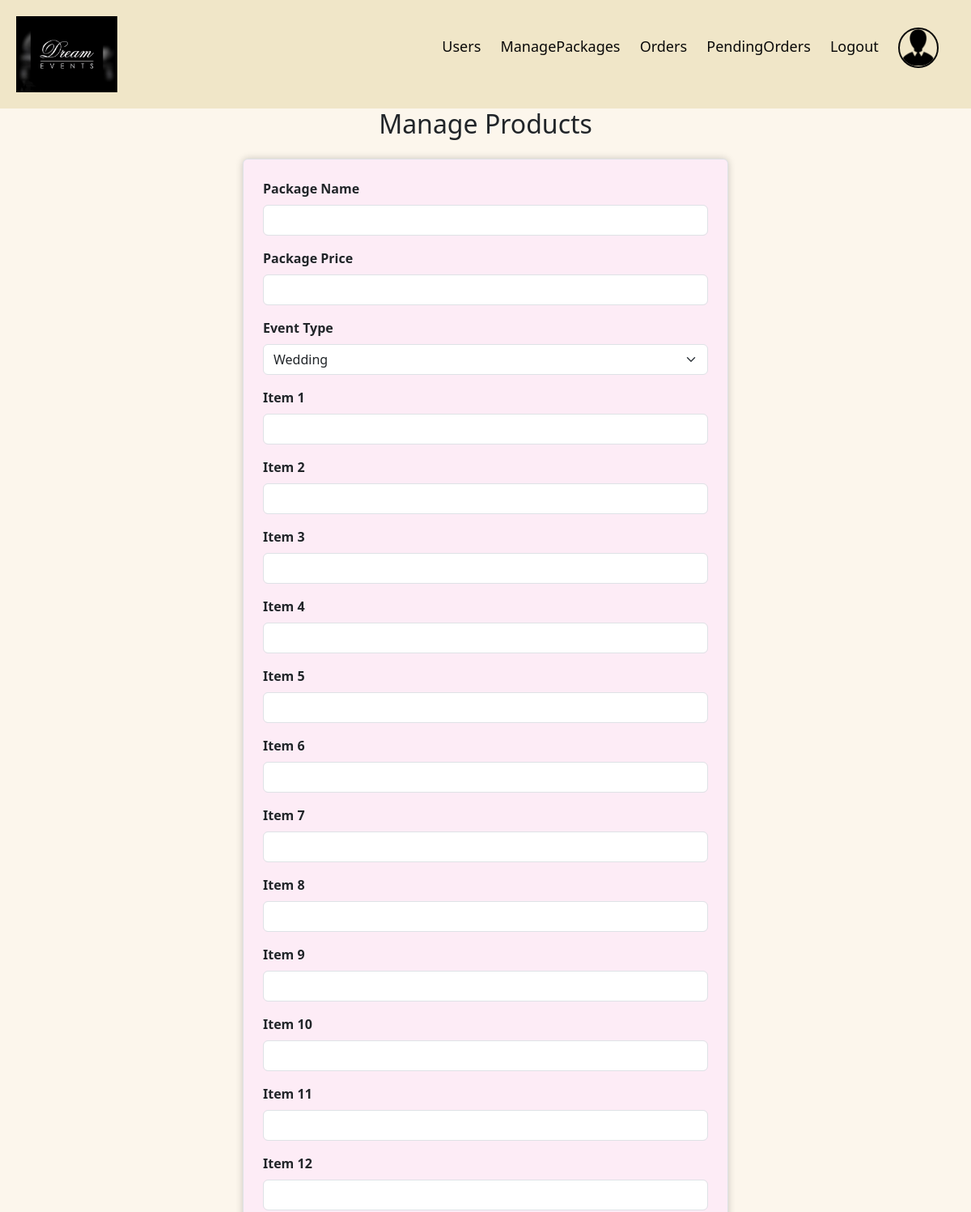
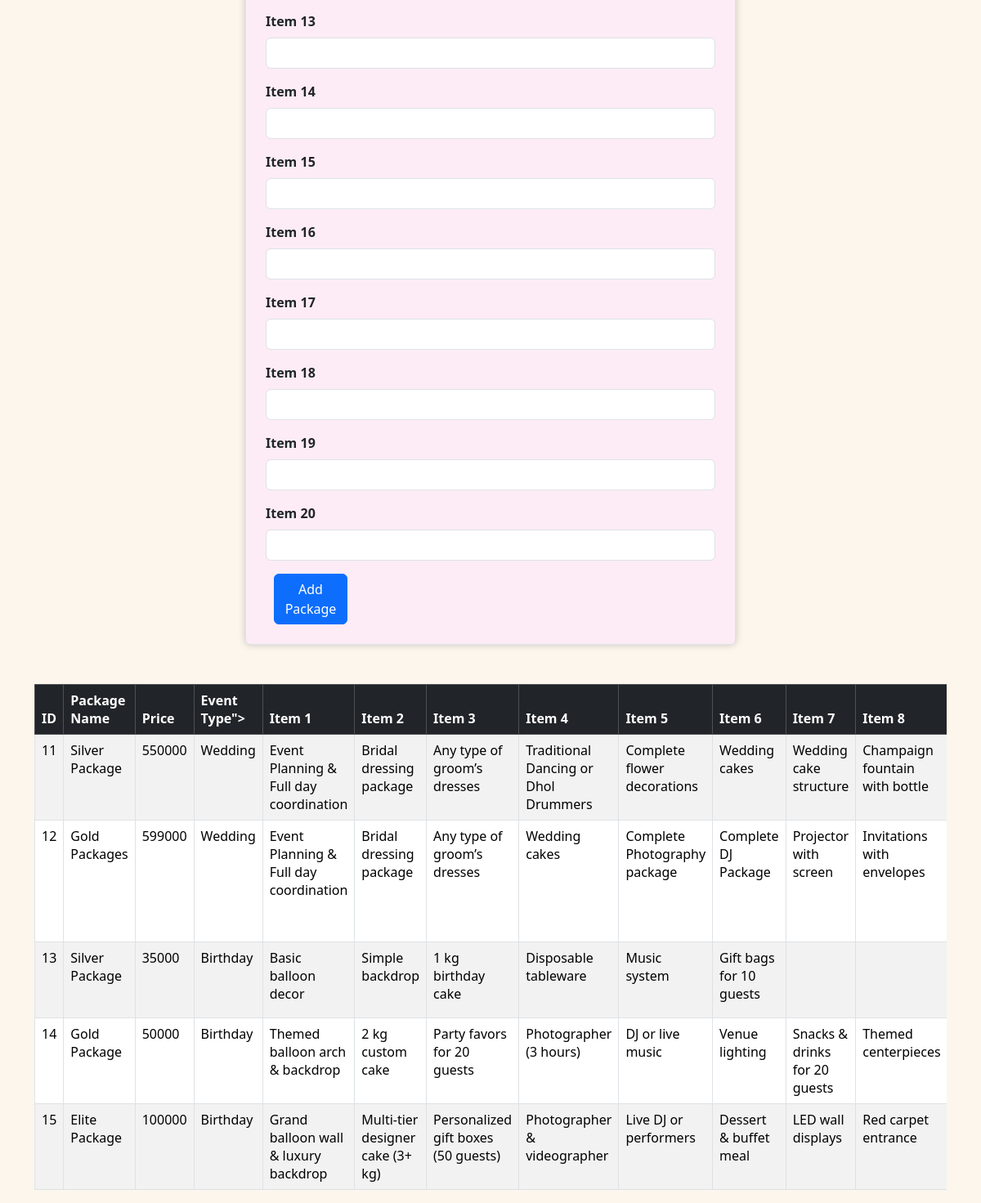
The page /managePackage.php on the database its author committed (2 pictures, top to bottom).
### tables this page shows
CREATE TABLE `package` (
  `packageID` int(11) NOT NULL,
  `eventType` varchar(30) NOT NULL,
  `packageName` varchar(30) NOT NULL,
  `price` int(11) NOT NULL
);

### managePackage.php (the view, shortened to what this page needs)
<?php
include "conf.php";
$sql = "SELECT p.packageID, p.packageName, p.price, p.eventType,
               GROUP_CONCAT(i.itemName ORDER BY pi.itemID) AS items
        FROM package p
        LEFT JOIN package_item pi ON p.packageID = pi.packageID
        LEFT JOIN item i ON pi.itemID = i.itemID
        GROUP BY p.packageID";
$result = mysqli_query($conn, $sql);
echo '
<html>
<head>
    <link href="https://cdn.jsdelivr.net/npm/bootstrap@5.3.3/dist/css/bootstrap.min.css" rel="stylesheet">
</head>
<body>
<div class="navbar">
		<div class="logo">
			<img src="images/event-management-logo.jpeg" width="125px" alt="">
		</div>
		<nav>
			<ul>
            <li><a href="adminHome.php">Users</a></li>
				<li><a href="">ManagePackages</a></li>
				<li><a href="allOrders.php">Orders</a></li>
				<li><a href="pendingOrders.php">PendingOrders</a></li>
				<li><a href="#" onclick="confirmLogout()">Logout</a></li>
               <li><a href="adminProfile.php">
                <img src="images\adminProfilePic.png" alt="Profile" class="profile-img">
               </a>
               </li>
			</ul>
		</nav>
	</div>
<div class="container1">
    <h2 class="mb-4 text-center">Manage Products</h2>
    <form action="doInsert.php" method="POST" class="border rounded p-4 w-50 mx-auto form-container ">
        <div class="mb-3">
            <label for="package_name" class="form-label fw-bold">Package Name</label>
            <input type="text" class="form-control" id="package_name" name="name">
        </div>
        <div class="mb-3">
            <label for="package_price" class="form-label fw-bold">Package Price</label>
            <input type="number" class="form-control" id="package_price" name="price">
        </div>
        <div class="mb-3">
            <label for="event_type" class="form-label fw-bold">Event Type</label>
            <select class="form-select" id="event_type" name="type">
                <option value="Wedding">Wedding</option>
            </select>
        </div>';
        for ($i = 1; $i <= 20; $i++) {
            echo '
                <div class="mb-3">
                    <label for="item-' . $i . '" class="form-label fw-bold">Item ' . $i . '</label>
                    <input type="text" class="form-control" id="item-' . $i . '" name="item' . $i . '">
                </div>';
        }
        echo '
        <button type="submit" class="btn btn-primary" onclick="confirmADD()" name="submit">Add Package</button>
    </form>
</div>
    <div class="container mt-5">
        <div class="row">
            <div class="col-md-12">
                <div class="table-responsive">
                <table class="table table-bordered table-striped">
                    <thead class="table-dark">
                        <tr>
                            <th>ID</th>
                            <th>Package Name</th>
                            <th>Price</th>
                            <th>Event Type">';
                            for ($i = 1; $i <= 20; $i++) {
                                echo '<th>Item ' . $i . '</th>';
                            }
                            echo '
                            <th>Action</th>
                        </tr>
                    </thead>
                    <tbody>';
if (mysqli_num_rows($result) > 0) {
    while ($row = mysqli_fetch_assoc($result)) {
        $items = explode(',', $row['items']);
        echo '
                        <tr>
                            <td>' . $row['packageID'] . '</td>
                            <td>' . $row['packageName'] . '</td>
                            <td>' . $row['price'] . '</td>
                            <td>' . $row['eventType'] . '</td>';
                            for ($i = 0; $i < 20; $i++) {
                                echo '<td>' . (isset($items[$i]) ? $items[$i] : '') . '</td>';
                            }
                            echo '
                            <td>
                                <a class="btn btn-info"  href="edit.php?packageID=' . $row['packageID'] . '">Edit</a>
                                <a class="btn btn-danger" onclick="confirmDelete()" href="delete.php?packageID=' . $row['packageID'] . '">Delete</a>
                            </td>
                        </tr>';
    }
} else {
    echo '
                        <tr>
                            <td colspan="22" class="text-center">No packages found</td>
                        </tr>';
}
echo '
                    </tbody>
                </table>
                </div>
            </div>
        </div>
    </div>
</body>
</html>';
?>

### managePackage.php (style rules this page uses)
.form-container { background-color: #fdecf6; border-radius: 10px; box-shadow: 0 0 10px rgba(0, 0, 0, 0.2); }
* { margin: 0; padding: 0; box-sizing: border-box; }
body { background-color: #fcf6ec; }
.navbar { display: flex; align-items: center; padding: 20px; background: rgb(240, 230, 200); }
nav { flex: 1; text-align: right; }
nav ul { display: inline-block; list-style-type: none; }
nav ul li { display: inline-block; margin-right: 20px; }
a { text-decoration: none; color: #0a0a0a; font-size: large; }
button { background-color: #090909; margin-left: 10px; border-radius: 10px; padding: 10px; width: 90px; }
.profile-img { width: 50px; height: 50px; border-radius: 50%; object-fit: cover; border: 2px solid #090909; transition: transform 0.3s ease; }

### rows shown on the page
package: packageID "11", packageName "Silver Package", price "550000", eventType "Wedding", i "Event Planning & Full day coordination", i "Bridal dressing package", i "Any type of groom’s dresses", i "Traditional Dancing or Dhol Drummers", i "Complete flower decorations", i "Wedding cakes", i "Wedding cake structure", i "Champaign fountain with bottle"
package: packageID "12", packageName "Gold Packages", price "599000", eventType "Wedding", i "Event Planning & Full day coordination", i "Bridal dressing package", i "Any type of groom’s dresses", i "Wedding cakes", i "Complete Photography package", i "Complete DJ Package", i "Projector with screen", i "Invitations with envelopes"
package: packageID "13", packageName "Silver Package", price "35000", eventType "Birthday", i "Basic balloon decor", i "Simple backdrop", i "1 kg birthday cake", i "Disposable tableware", i "Music system", i "Gift bags for 10 guests"
package: packageID "14", packageName "Gold Package", price "50000", eventType "Birthday", i "Themed balloon arch & backdrop", i "2 kg custom cake", i "Party favors for 20 guests", i "Photographer (3 hours)", i "DJ or live music", i "Venue lighting", i "Snacks & drinks for 20 guests", i "Themed centerpieces"
package: packageID "15", packageName "Elite Package", price "100000", eventType "Birthday", i "Grand balloon wall & luxury backdrop", i "Multi-tier designer cake (3+ kg)", i "Personalized gift boxes (50 guests)", i "Photographer & videographer", i "Live DJ or performers", i "Dessert & buffet meal", i "LED wall displays", i "Red carpet entrance"
